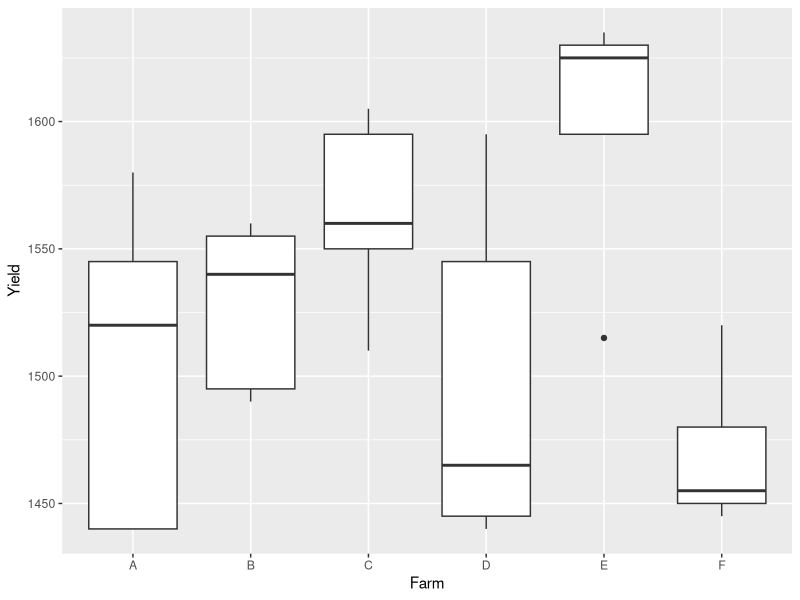
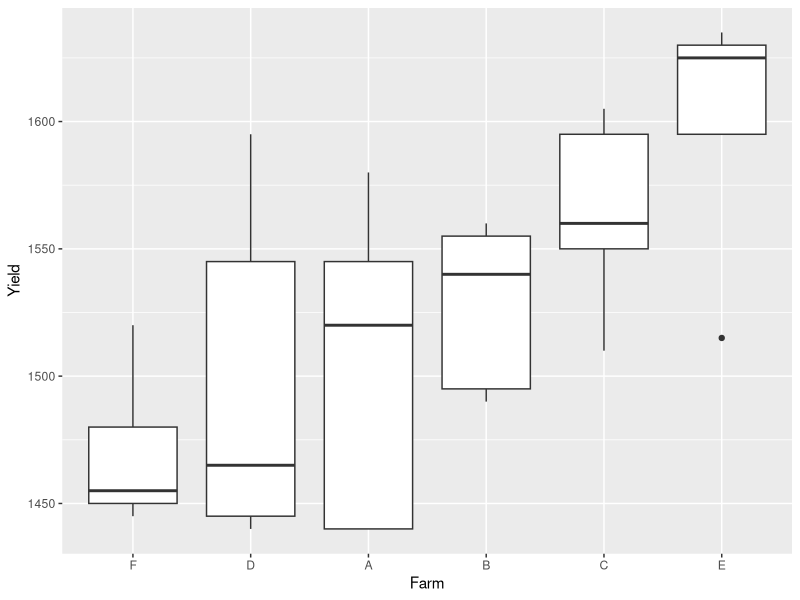
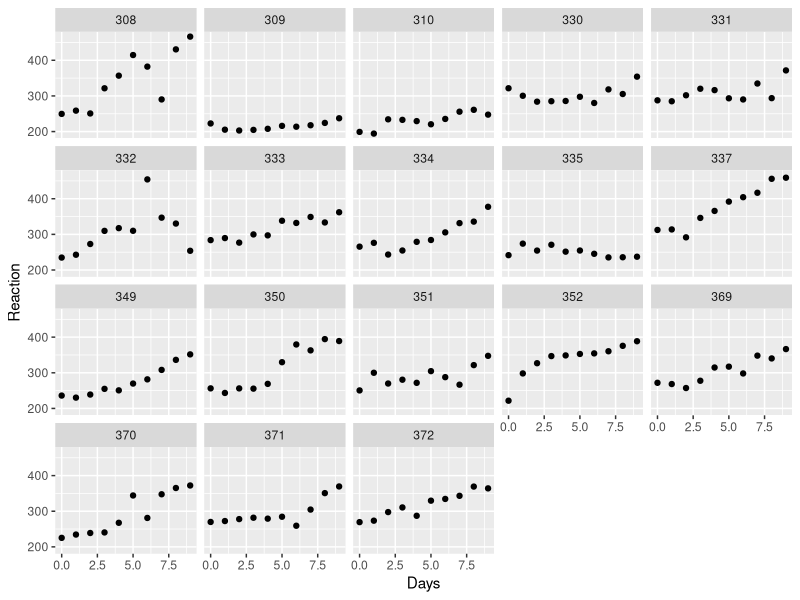

Write the R code that produced these figures, in order.
## ---- chunk 1
library(lme4)
Cropdata <- Dyestuff
colnames(Cropdata) <- c('Farm', 'Yield')
## ---- chunk 2
str(Cropdata)
head(Cropdata)
## ---- chunk 3
library(ggplot2)
qplot(Farm, Yield, geom='boxplot', data = Cropdata)
## ---- chunk 4
qplot(reorder(Farm, Yield), Yield, geom='boxplot', data = Cropdata, xlab = 'Farm')
## ---- chunk 5
(fit1 <- lm(Yield~Farm-1, data=Cropdata))
#model.matrix(fit1) # useful for checking what model we have fit.
## ---- chunk 6
(fit2 <- lm(Yield~Farm, data=Cropdata, contrasts=list(Farm=contr.sum)))
## ---- chunk 7
library(lme4)
(fm02 <- lmer(Yield ~ 1+(1|Farm), Cropdata))
## ---- chunk 8
summary(fm02)
summary(fit2)
## ---- chunk 9
ranef(fm02)
## ---- chunk 10
library(lme4)
str(sleepstudy)
head(sleepstudy)
## ---- chunk 11
library(ggplot2)
qplot(Days, Reaction, facets=~Subject, data = sleepstudy)
